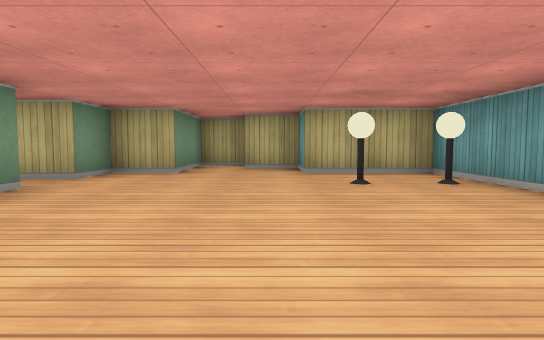
[1] (above)

24 first-person views from a walk through a cub3D ray-caster map. The camera is about half as high as the walls, tilts 4° down and sees 75° across. The floor is counted in squares. Each view is taken from the middle of a square. On the plan, view 1 faces up. The plan holds only what a view shows up to about 9 squares ahead; the rest is blank. The place goes on beyond the plan.

[2]
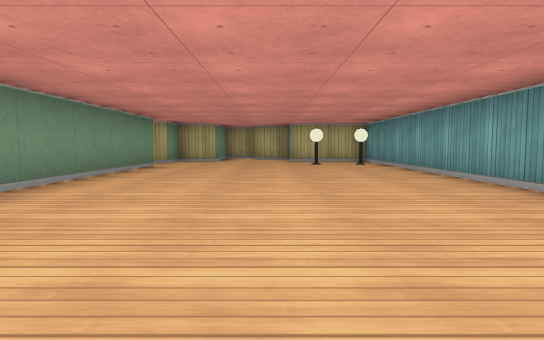

[3]
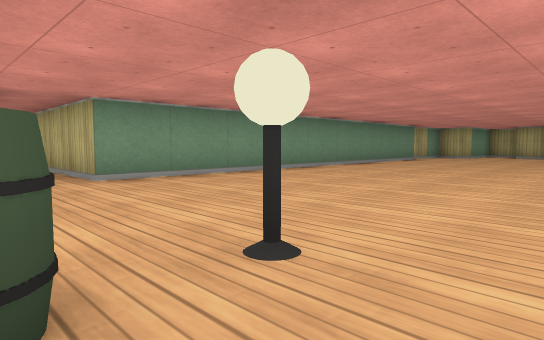

[4]
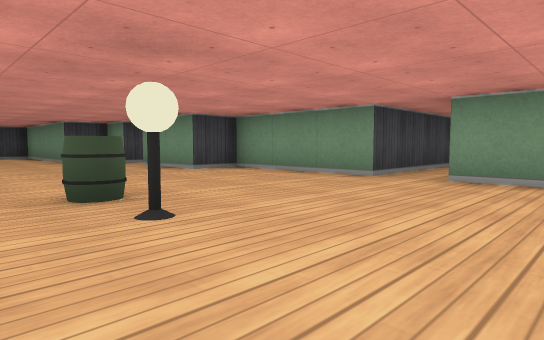

[5]
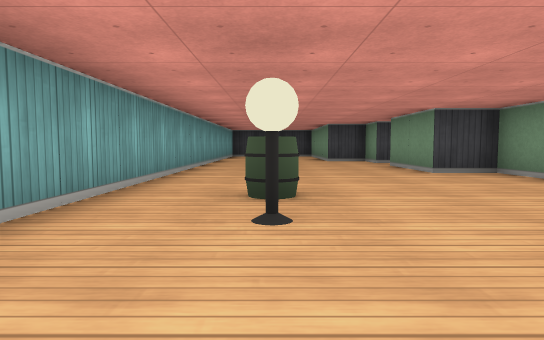

[6]
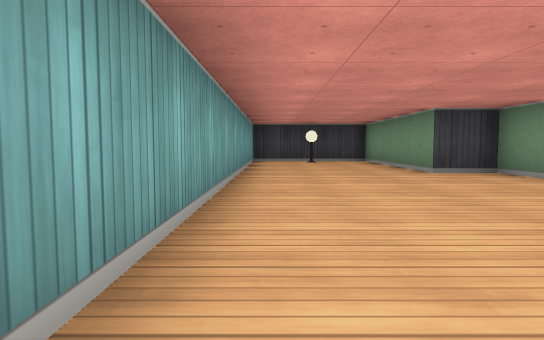

[7]
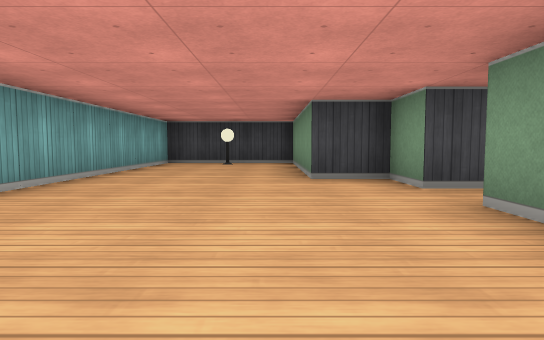

[8]
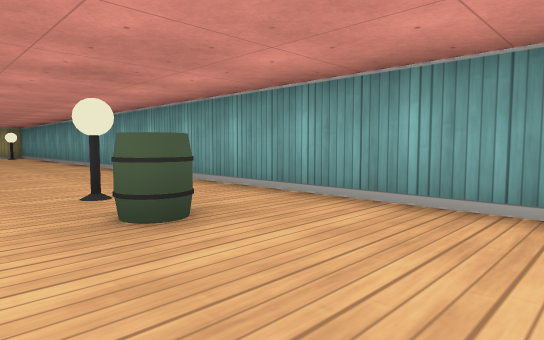

[9]
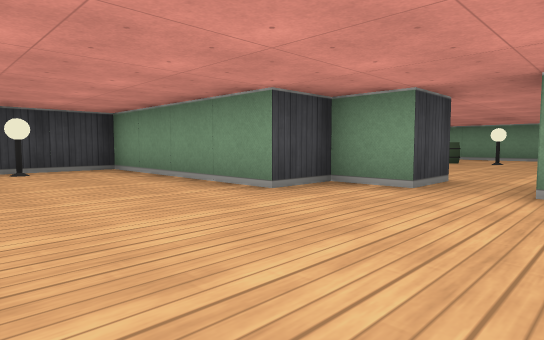

[10]
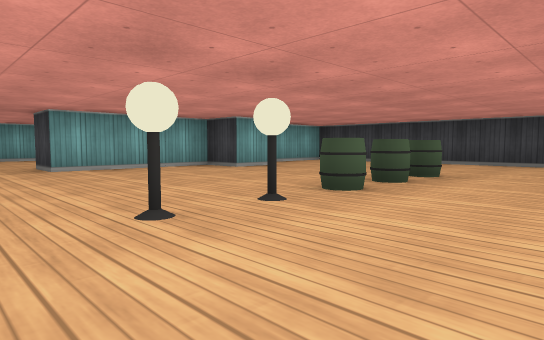

[11]
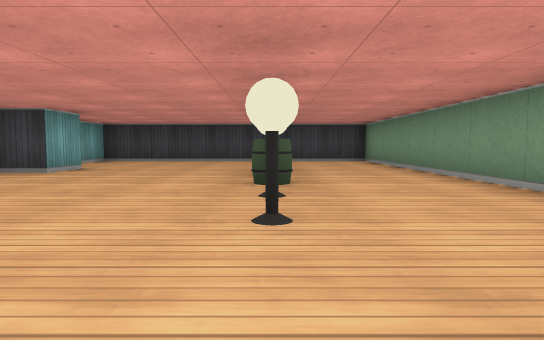

[12]
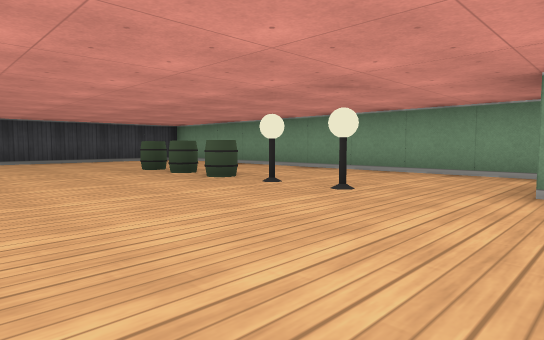

[13]
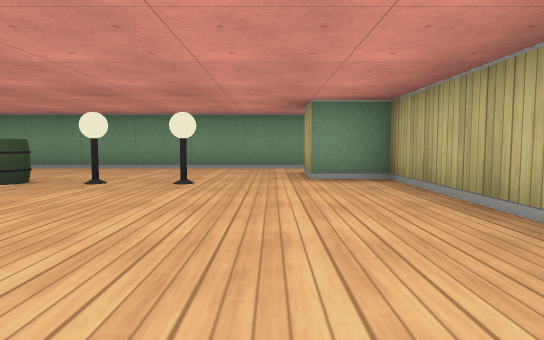

[14]
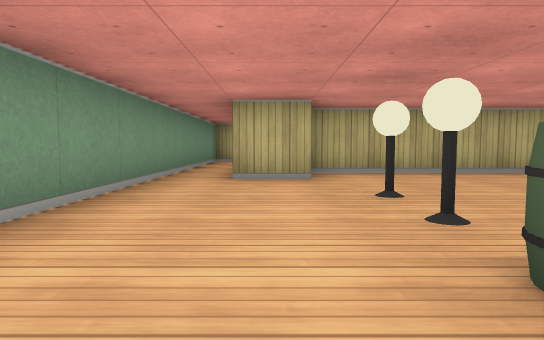

[15]
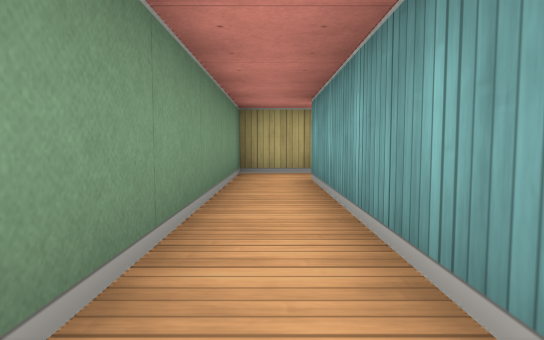

[16]
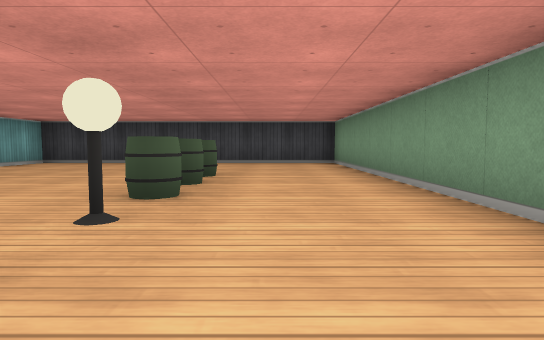

[17]
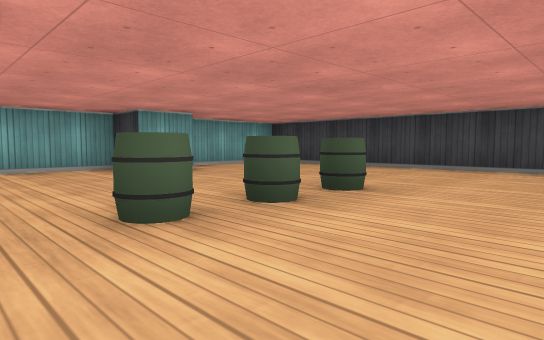

[18]
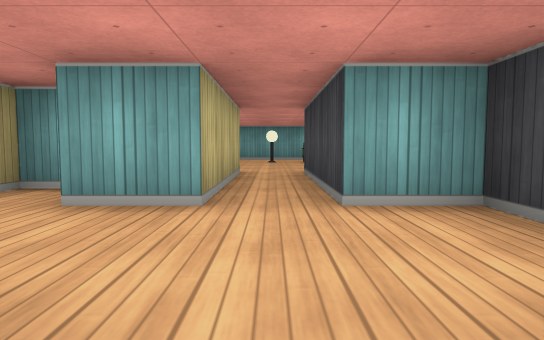

[19]
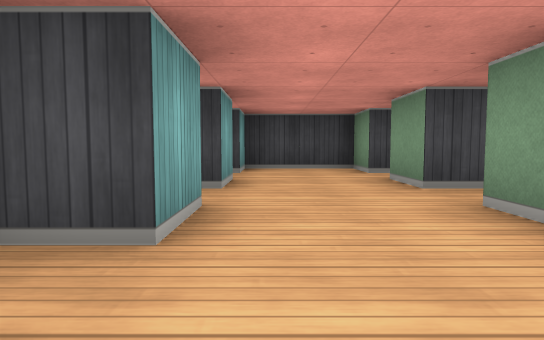

[20]
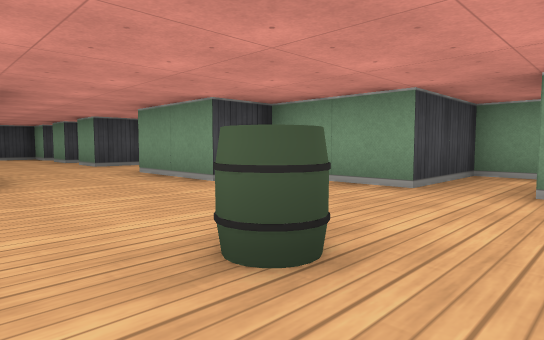

[21]
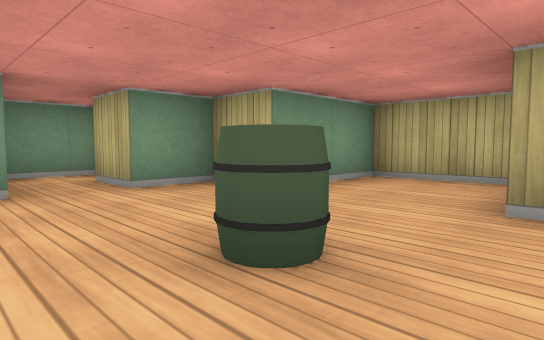

[22]
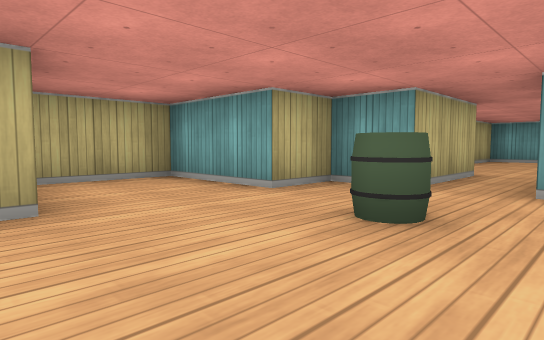

[23]
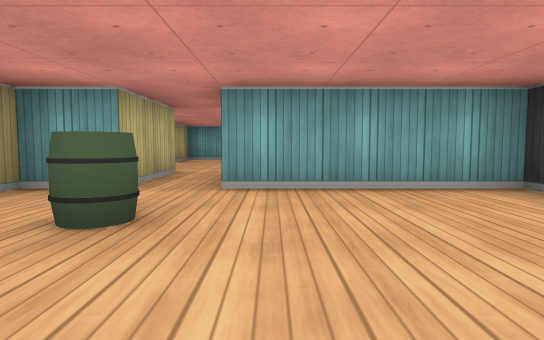

[24]
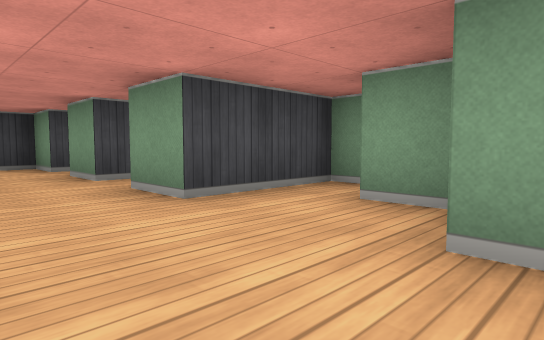

### Floor plan
Ten units are one square. View 1 is at (0, 0); x grows to the right and y downward. Boxes are objects, and circles mark ways between rooms. Rooms are numbered by the first view taken in them; rooms with no view inside come last. Other rooms are left out.
<svg viewBox="-110 -80 140 280">
<path fill="none" stroke="#000" d="M-55 65 -25 65 -25 95 -15 95 -15 115M-25 125 -15 125 -15 135 -5 135 -5 175 25 175 25 -55 5 -55 5 -65 -5 -65M-25 -35 -25 55 -55 55M-5 -75 -15 -75 -15 -55 -25 -55 -25 -45 -45 -45M-35 166 -35 155 -25 155 -25 125M-39 95 -75 95 -75 105 -85 105 -85 65M-84 55 -95 55 -95 195 -25 195 -25 171M-75 64 -75 75 -55 75 -55 65M-81 -15 -75 -15 -75 5M-45 -4 -45 -35M-85 8 -85 15M-45 -45 -45 -55 -55 -55 -55 -75 -75 -75 -75 -55 -85 -55 -85 -45 -95 -45M-105 -49 -105 -35 -85 -35 -85 -19M-95 20 -95 25 -75 25M-55 25 -48 25M-81 45 -75 45 -75 55M-75 25 -75 35M-55 35 -55 25M-55 55 -55 45M-45 40 -45 35"/>
<rect x="5" y="165" width="10" height="10" fill="#bbb"><title>lamp</title></rect>
<rect x="5" y="65" width="10" height="10" fill="#bbb"><title>barrel</title></rect>
<rect x="5" y="55" width="10" height="10" fill="#bbb"><title>lamp</title></rect>
<rect x="5" y="-45" width="10" height="10" fill="#bbb"><title>lamp</title></rect>
<rect x="15" y="-45" width="10" height="10" fill="#bbb"><title>lamp</title></rect>
<rect x="-75" y="155" width="10" height="10" fill="#bbb"><title>barrel</title></rect>
<rect x="-75" y="145" width="10" height="10" fill="#bbb"><title>barrel</title></rect>
<rect x="-75" y="135" width="10" height="10" fill="#bbb"><title>barrel</title></rect>
<rect x="-75" y="125" width="10" height="10" fill="#bbb"><title>lamp</title></rect>
<rect x="-75" y="115" width="10" height="10" fill="#bbb"><title>lamp</title></rect>
<rect x="-65" y="-45" width="10" height="10" fill="#bbb"><title>barrel</title></rect>
<circle cx="-20" cy="120" r="3" fill="#2a7"/>
<circle cx="-50" cy="60" r="3" fill="#2a7"/>
<circle cx="-35" cy="-40" r="3" fill="#2a7"/>
<circle cx="-80" cy="60" r="3" fill="#2a7"/>
<circle cx="-65" cy="50" r="3" fill="#2a7"/>
<circle cx="-65" cy="30" r="3" fill="#2a7"/>
<text x="0" y="50">1</text>
<text x="-60" y="140">2</text>
<text x="-70" y="60">3</text>
<text x="-70" y="-20">4</text>
<text x="-70" y="40">5</text>
</svg>
Room 1 opens to room 2. Room 1 opens to room 3. Room 1 opens to room 4. Room 2 opens to room 3. Room 3 opens to room 5. Room 4 opens to room 5.

Where each view was taken, in squares from view 1:
view 1: 0 up, 0 right, facing up
view 2: 4 down, 0 right, facing up
view 3: 7 down, 2 right, facing up-left
view 4: 4 down, 2 right, facing down-left
view 5: 4 down, 1 right, facing down
view 6: 8 down, 2 right, facing down
view 7: 9 down, 0 right, facing down
view 8: 9 down, 0 right, facing up-right
view 9: 11 down, 2 right, facing down-left
view 10: 11 down, 9 left, facing down-right
view 11: 10 down, 7 left, facing down
view 12: 10 down, 4 left, facing down-left
view 13: 11 down, 3 left, facing left
view 14: 15 down, 8 left, facing up
view 15: 11 down, 9 left, facing up
view 16: 11 down, 8 left, facing down
view 17: 13 down, 9 left, facing down-right
view 18: 6 down, 8 left, facing right
view 19: 1 down, 6 left, facing down
view 20: 5 up, 5 left, facing down-left
view 21: 3 up, 5 left, facing up-left
view 22: 3 up, 8 left, facing up-right
view 23: 3 up, 8 left, facing right
view 24: 0 up, 6 left, facing down-left
